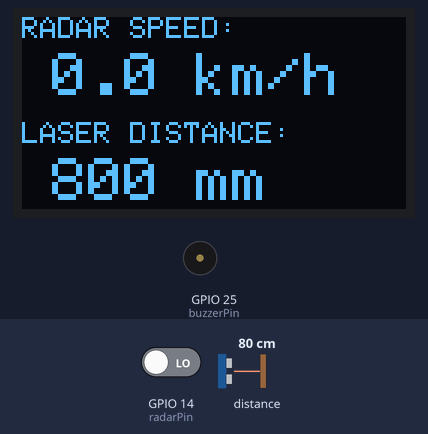
Recording of a sketch running on a simulated ESP32. Parts: 128×64 one-colour display, buzzer (waves = sounding). Inputs (shaded band) come from the test bench; at power-on: distance to the obstacle 80 cm, GPIO 14 (radarPin) LOW. What the sketch prints to the serial monitor is not drawn.

Above: at 2.2 s.
2.3 s: distance to the obstacle set to 117 cm
At 3.0 s:
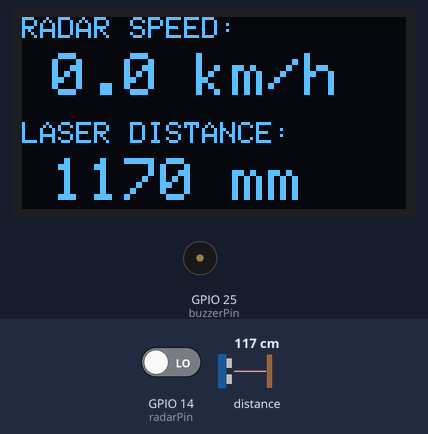
5.2 s: distance to the obstacle set to 126 cm
At 6.4 s:
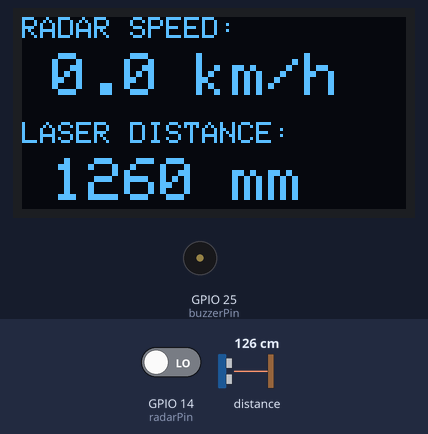
6.7 s: distance to the obstacle set to 2 cm
At 7.2 s:
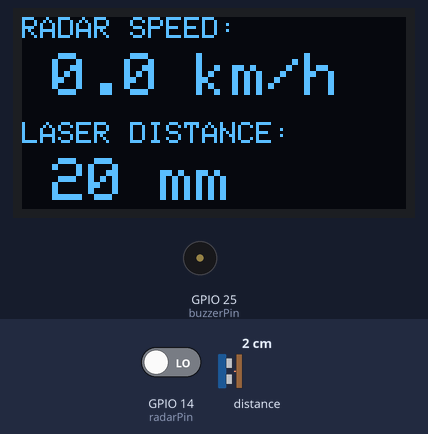
Timing chart, 0 to 14.3 s (numbered marks = the images above; inputs shaded):
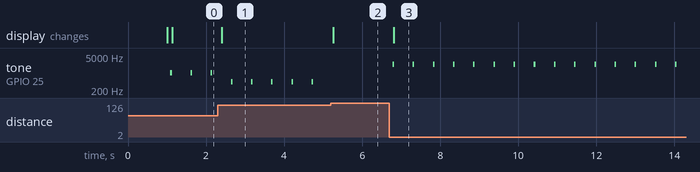

Measured:
- the behaviour switches between 121 and 122 cm on distance to the obstacle (found by bisection; images 1 and 2)
- after the input at 2.3 s, the display: changes after 0.11 s (image 1)
- after the input at 5.2 s, tone on GPIO 25 (buzzerPin): stops changing and stays silent; the display: changes after 0.05 s (image 2)
- after the input at 6.7 s, tone on GPIO 25 (buzzerPin): alternates 2246 Hz for 0.04 s and silent for 0.48 s, starting after 0.08 s; the display: changes after 0.11 s (image 3)
- by itself, tone on GPIO 25 (buzzerPin): alternates 447 Hz for 0.04 s and silent for 0.48 s

The sketch:

tst_HB100_VL53L0X_Speek_V_L.ino
```cpp
#include <Wire.h>
#include <SPI.h>
#include <Adafruit_GFX.h>
#include <Adafruit_SSD1306.h>
#include "Adafruit_VL53L0X.h"

// --- НАСТРОЙКИ ДИСПЛЕЯ (SPI) ---
#define SCREEN_WIDTH 128
#define SCREEN_HEIGHT 64
#define OLED_MOSI     23
#define OLED_CLK      18
#define OLED_DC        2
#define OLED_CS        5
#define OLED_RESET     4
Adafruit_SSD1306 display(SCREEN_WIDTH, SCREEN_HEIGHT, OLED_MOSI, OLED_CLK, OLED_DC, OLED_RESET, OLED_CS);

// --- НАСТРОЙКИ ДАТЧИКОВ ---
Adafruit_VL53L0X lox = Adafruit_VL53L0X();
const int radarPin = 14;      // Выход OUT от HW-164
const int buzzerPin = 25;     // Динамик/наушник (через резистор!)

// --- ПЕРЕМЕННЫЕ ---
volatile int pulseCount = 0;  // Счётчик импульсов радара
unsigned long lastMillis = 0; // Таймер обновления экрана
unsigned long lastToneTime = 0; // Таймер для пульсации звука

// Прерывание для подсчета импульсов радара (эффект Доплера)
void IRAM_ATTR countPulse() {
  pulseCount++;
}

void setup() {
  // 1. Запуск Serial для отладки
  Serial.begin(115200);
  delay(1000); // Пауза для стабилизации питания

  // 2. Инициализация I2C для дальномера (явно указываем пины)
  Wire.begin(21, 22);

  // 3. Запуск дисплея
  if(!display.begin(SSD1306_SWITCHCAPVCC)) {
    Serial.println(F("SSD1306 failed"));
    for(;;);
  }
  display.clearDisplay();
  display.setTextColor(WHITE);
  display.display();

  // 4. Запуск лазерного дальномера
  if (!lox.begin()) {
    Serial.println(F("VL53L0X failed"));
  }

  // 5. Настройка пинов радара и звука
  pinMode(radarPin, INPUT);
  pinMode(buzzerPin, OUTPUT);
  attachInterrupt(digitalPinToInterrupt(radarPin), countPulse, RISING);

  Serial.println(F("System Ready!"));
}

void loop() {
  // Обновляем данные раз в 200мс для плавной работы
  if (millis() - lastMillis >= 200) {
    detachInterrupt(digitalPinToInterrupt(radarPin)); // Пауза для расчёта

    // --- РАСЧЁТ СКОРОСТИ ---
    // pulseCount * 5 (т.к. 200мс это 1/5 секунды) = Гц
    float hz = pulseCount * 5.0;
    float speedKmH = hz / 19.49; // Константа для HB100
    if (speedKmH < 1.2) speedKmH = 0; // Отсекаем шум

    // --- РАСЧЁТ ДИСТАНЦИИ ---
    VL53L0X_RangingMeasurementData_t measure;
    lox.rangingTest(&measure, false);
    int distance = measure.RangeMilliMeter;

    // --- ЛОГИКА ЗВУКА ---
    if (measure.RangeStatus != 4 && distance < 1220) {
      // Частота звука от дистанции (ближе = выше)
      int toneFreq = map(distance, 50, 1200, 2200, 400);

      // Частота писка от скорости (быстрее = чаще)
      int beepDelay = map(speedKmH, 0, 25, 500, 60);
      beepDelay = constrain(beepDelay, 60, 500);

      if (millis() - lastToneTime > beepDelay) {
        tone(buzzerPin, toneFreq, 40); // Короткий импульс звука
        lastToneTime = millis();
      }
    } else {
      noTone(buzzerPin);
    }

    // --- ВЫВОД НА ЭКРАН ---
    display.clearDisplay();

    // Секция скорости
    display.setTextSize(1);
    display.setCursor(0, 0);
    display.print("RADAR SPEED:");
    display.setTextSize(2);
    display.setCursor(10, 12);
    display.print(speedKmH, 1); display.print(" km/h");

    // Секция дистанции
    display.setTextSize(1);
    display.setCursor(0, 35);
    display.print("LASER DISTANCE:");
    display.setTextSize(2);
    display.setCursor(10, 47);
    if (measure.RangeStatus != 4) {
      display.print(distance); display.print(" mm");
    } else {
      display.print("--- mm");
    }

    display.display();

    // Сброс для следующего цикла
    pulseCount = 0;
    lastMillis = millis();
    attachInterrupt(digitalPinToInterrupt(radarPin), countPulse, RISING);
  }
}
```
